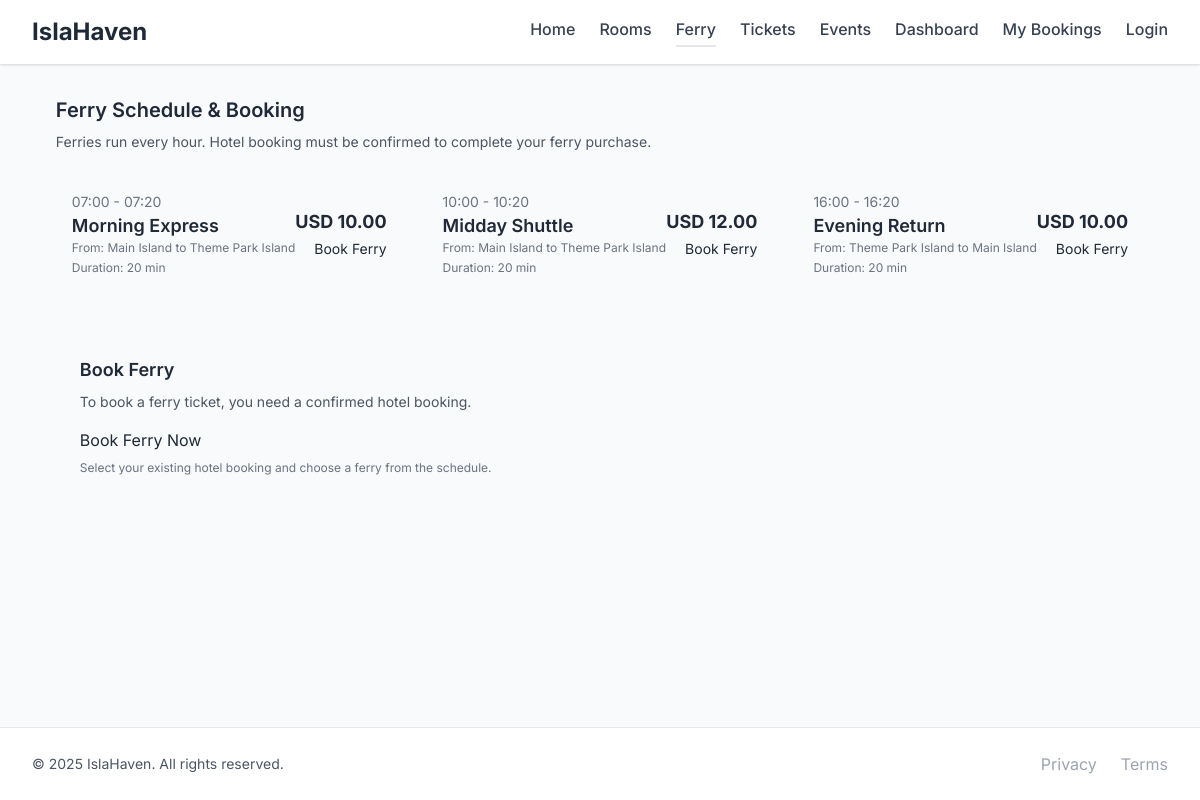
/ferry/, run on the app's committed database.
### booking_app/models.py (models this page shows, shortened)
class Ferry(models.Model):
    name = models.CharField(max_length=100)
    departure_location = models.CharField(max_length=100)
    arrival_location = models.CharField(max_length=100)
    departure_time = models.TimeField()
    arrival_time = models.TimeField()
    price = models.DecimalField(max_digits=10, decimal_places=2)
    capacity = models.IntegerField()

### islahaven_project/views.py (the view)
# urls.py: path('ferry/', views.ferry, name='ferry'),
def ferry(request):
    ferries = Ferry.objects.all()
    context = {'ferries': ferries}
    return render(request, 'ferry.html', context)

### templates/ferry.html (shortened to what this page needs)
{% extends 'base.html' %}
{% load static %}
{% block content %}
<h2 class="text-xl font-semibold mb-2">Ferry Schedule & Booking</h2>
<p class="text-sm text-gray-600 mb-6">Ferries run every hour. Hotel booking must be confirmed to complete your ferry purchase.</p>
<div class="grid grid-cols-1 md:grid-cols-3 gap-6">
  {% for ferry in ferries %}
  <div class="card p-4">
    <div class="flex items-center justify-between">
      <div>
        <div class="text-sm text-gray-500">{{ ferry.departure_time|time:"H:i" }} - {{ ferry.arrival_time|time:"H:i" }}</div>
        <div class="font-semibold text-lg">{{ ferry.name }}</div>
        <div class="text-xs text-gray-500">From: {{ ferry.departure_location }} to {{ ferry.arrival_location }}</div>
        <div class="text-xs text-gray-500 mt-1">Duration: 20 min</div>
      </div>
      <div class="text-right">
        <div class="font-bold text-lg text-teal-600">USD {{ ferry.price }}</div>
        <a href="{% url 'book_ferry' %}" class="btn-primary mt-3 text-sm">Book Ferry</a>
      </div>
    </div>
  </div>
  {% empty %}
  <div class="col-span-3 text-center py-8">
    <p class="text-gray-600">No ferry schedules available at the moment.</p>
  </div>
  {% endfor %}
</div>
<div class="card p-6 mt-10">
  <h4 class="font-semibold text-lg">Book Ferry</h4>
  <p class="text-sm text-gray-600 mt-2">To book a ferry ticket, you need a confirmed hotel booking.</p>
  <div class="mt-4">
    <a href="{% url 'book_ferry' %}" class="btn-primary">Book Ferry Now</a>
  </div>
  <p class="text-xs text-gray-500 mt-2">Select your existing hotel booking and choose a ferry from the schedule.</p>
</div>
{% endblock %}

### templates/base.html (shortened to what this page needs)
<!doctype html>
<html lang="en">
<head>
  <link href="https://cdn.jsdelivr.net/npm/tailwindcss@2.2.19/dist/tailwind.min.css" rel="stylesheet">
</head>
<body class="bg-gray-50 text-gray-800 min-h-screen flex flex-col">
  <header class="bg-white shadow sticky top-0 z-50">
    <div class="max-w-7xl mx-auto px-4 sm:px-6 lg:px-8">
      <div class="flex justify-between items-center h-16">
        <div class="flex items-center">
          <a href="{% url 'index' %}" class="text-2xl font-bold text-teal-600">IslaHaven</a>
        </div>
        <nav class="hidden md:flex space-x-6">
          <a href="{% url 'index' %}" class="text-gray-700 hover:text-teal-600 font-medium {% if request.resolver_match.url_name == 'index' %}text-teal-600 border-b-2 border-teal-600 pb-1{% endif %}">Home</a>
          <a href="{% url 'rooms' %}" class="text-gray-700 hover:text-teal-600 font-medium {% if request.resolver_match.url_name == 'rooms' %}text-teal-600 border-b-2 border-teal-600 pb-1{% endif %}">Rooms</a>
          <a href="{% url 'ferry' %}" class="text-gray-700 hover:text-teal-600 font-medium {% if request.resolver_match.url_name == 'ferry' %}text-teal-600 border-b-2 border-teal-600 pb-1{% endif %}">Ferry</a>
          <a href="{% url 'tickets' %}" class="text-gray-700 hover:text-teal-600 font-medium {% if request.resolver_match.url_name == 'tickets' %}text-teal-600 border-b-2 border-teal-600 pb-1{% endif %}">Tickets</a>
          <a href="{% url 'events' %}" class="text-gray-700 hover:text-teal-600 font-medium {% if request.resolver_match.url_name == 'events' %}text-teal-600 border-b-2 border-teal-600 pb-1{% endif %}">Events</a>
          <a href="{% url 'dashboard' %}" class="text-gray-700 hover:text-teal-600 font-medium {% if request.resolver_match.url_name == 'dashboard' %}text-teal-600 border-b-2 border-teal-600 pb-1{% endif %}">Dashboard</a>
          <a href="{% url 'booking-view' %}" class="text-gray-700 hover:text-teal-600 font-medium {% if request.resolver_match.url_name == 'booking-view' %}text-teal-600 border-b-2 border-teal-600 pb-1{% endif %}">My Bookings</a>
          <a href="{% url 'login' %}" class="text-gray-700 hover:text-teal-600 font-medium {% if request.resolver_match.url_name == 'login' %}text-teal-600 border-b-2 border-teal-600 pb-1{% endif %}">Login</a>
        </nav>
      </div>
    </div>
  </header>
  <main class="flex-grow max-w-7xl mx-auto px-4 sm:px-6 lg:px-8 py-8">
    {% block content %}{% endblock %}
  </main>
  <footer class="bg-white border-t mt-auto">
    <div class="max-w-7xl mx-auto px-4 py-6 sm:px-6 lg:px-8">
      <div class="md:flex md:items-center md:justify-between">
        <div class="text-center md:text-left">
          <p class="text-sm text-gray-600">&copy; 2025 IslaHaven. All rights reserved.</p>
        </div>
        <div class="mt-4 flex justify-center md:mt-0">
          <div class="flex space-x-6">
            <a href="#" class="text-gray-400 hover:text-gray-500">
              Privacy
            </a>
            <a href="#" class="text-gray-400 hover:text-gray-500">
              Terms
            </a>
          </div>
        </div>
      </div>
    </div>
  </footer>
</body>
</html>

### templates/base.html (style rules this page uses)
body { font-family:'Inter',ui-sans-serif,system-ui,-apple-system,"Segoe UI",Roboto,"Helvetica Neue",Arial,sans-serif; }
.btn-primary { @apply bg-teal-600 hover:bg-teal-700 text-white font-semibold py-2 px-4 rounded transition-colors shadow; }
.card { @apply bg-white rounded-xl shadow-md overflow-hidden hover:shadow-lg transition-shadow; }

### data on the page
Ferry: departure_time "07:00", arrival_time "07:20", name "Morning Express", departure_location "Main Island", arrival_location "Theme Park Island", price "10.00"
Ferry: departure_time "10:00", arrival_time "10:20", name "Midday Shuttle", departure_location "Main Island", arrival_location "Theme Park Island", price "12.00"
Ferry: departure_time "16:00", arrival_time "16:20", name "Evening Return", departure_location "Theme Park Island", arrival_location "Main Island", price "10.00"
